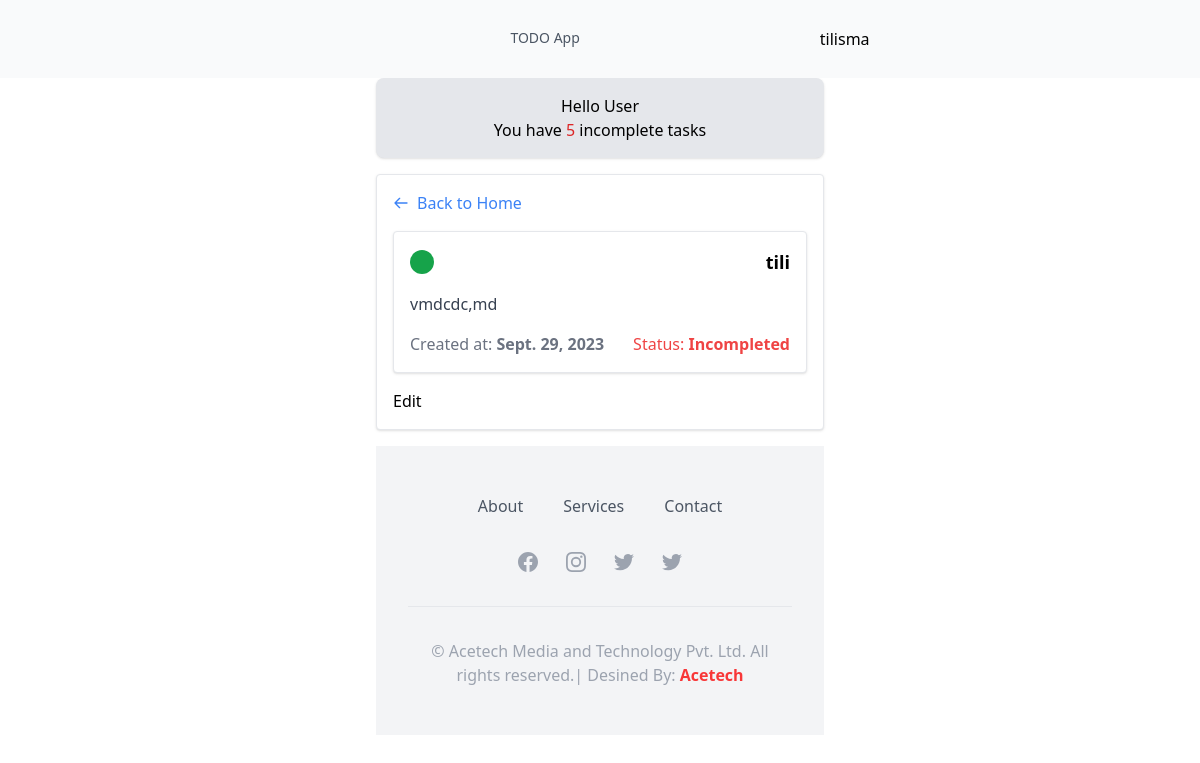
The page /detail/2 (signed in) on the database as committed earlier.
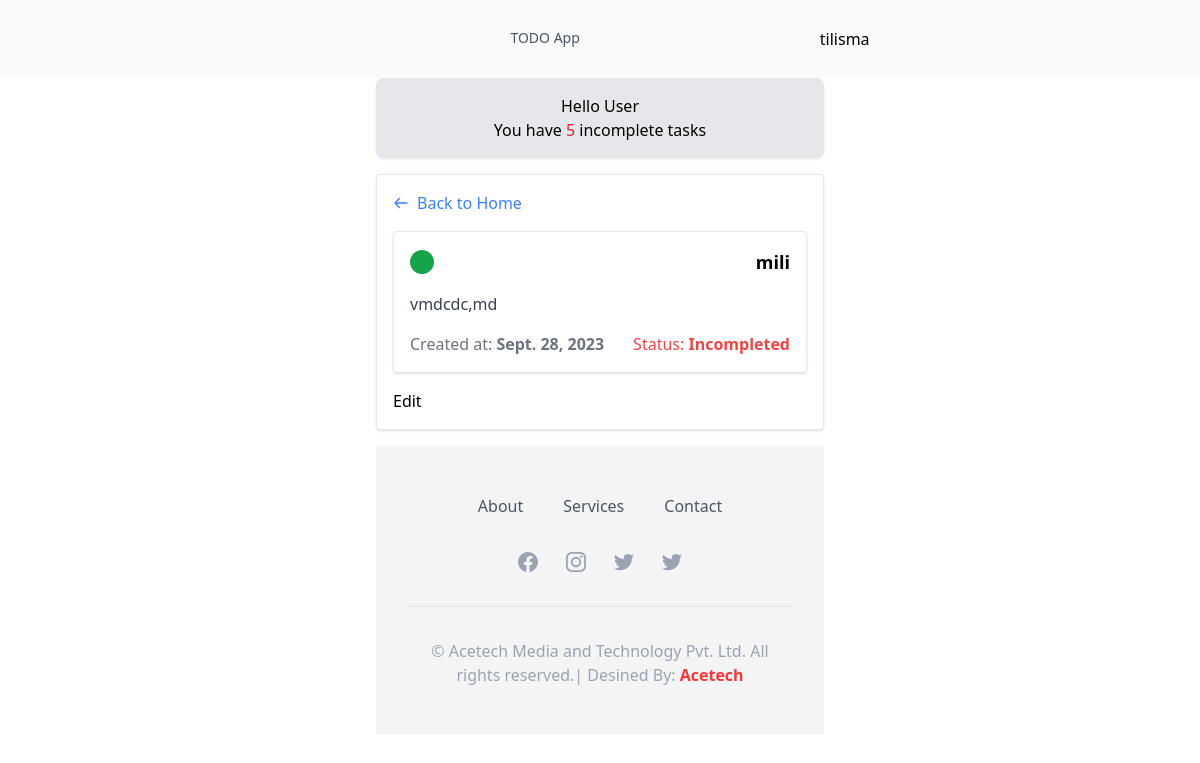
The same page on the database as committed later.
### todoapp/models.py (models this page shows, shortened)
class Task(models.Model):
    title = models.CharField(max_length=50)
    description = models.TextField()
    completed = models.BooleanField(default=False)
    created_at = models.DateTimeField(auto_now_add=True)
    created_by = models.ForeignKey(UserProfile, on_delete=models.CASCADE)
    task_date = models.DateField(auto_now=False, auto_now_add=False)

### todoapp/views.py (the view)
# urls.py: path('detail/<str:pk>', TaskDetail, name="detail"),
@login_required()
def TaskDetail(request, pk):
    template_name = "dashboard/detail.html"
    task = Task.objects.get(id=pk)
    context = {
        'task':task
    }
    return render(request, template_name, context)

### todoapp/templates/dashboard/detail.html (shortened to what this page needs)
{% extends 'base.html' %}
{% block content %}
    <div class="container mx-auto max-w-md">
        <header class="header-bar bg-gray-200 text-black rounded-lg p-4 mb-4 shadow">
            <div class="user-info text-center">
                <h3 class="text-black">Hello User</h3>
                <p>You have <span class="incomplete-tasks text-red-600">5</span> incomplete tasks</p>
            </div>
        </header>
        <div class="task-detail-wrapper bg-white border rounded p-4 mb-4 shadow">
            <div class="flex items-center mb-4">
                <a href="#" class="text-blue-500 hover:underline flex items-center">
                    <svg class="w-4 h-4 mr-2" fill="none" stroke="currentColor" viewBox="0 0 24 24"
                        xmlns="http://www.w3.org/2000/svg">
                        <path stroke-linecap="round" stroke-linejoin="round" stroke-width="2"
                            d="M10 19l-7-7m0 0l7-7m-7 7h18"></path>
                    </svg>
                    Back to Home
                </a>
            </div>
        <div class="task-detail-wrapper bg-white border rounded p-4 mb-4 shadow">
            <div class="task-title flex justify-between items-center mb-4">
                <div class="task-incomplete-icon bg-green-600 w-6 h-6 rounded-full mr-2"></div>
                <h2 class="text-lg font-bold">{{task.title}}</h2>
            </div>
            <p class="text-gray-700 mb-4">
                {{task.description}}
            </p>
            <div class="task-meta flex justify-between items-center">
                <div class="task-created-at text-gray-500">
                    Created at: <span class="font-bold">{{task.task_date}}</span>
                </div>
                     {% if task.completed == True%}
                <div class="task-status text-green-500">
                    Status: <span class="font-bold">Completed</span>
                    {% else %}
                <div class="task-status text-red-500">
                    Status: <span class="font-bold">Incompleted</span>
                </div>
                {% endif %}
            </div>
        </div>
        <a href="{% url 'update' task.id %}">Edit</a>
    </div>
{% endblock content %}

Rows that differ between the two databases and show on the page:
changed Task "vmdcdc,md": title "tili" → "mili"; task_date "Sept. 29, 2023" → "Sept. 28, 2023"
